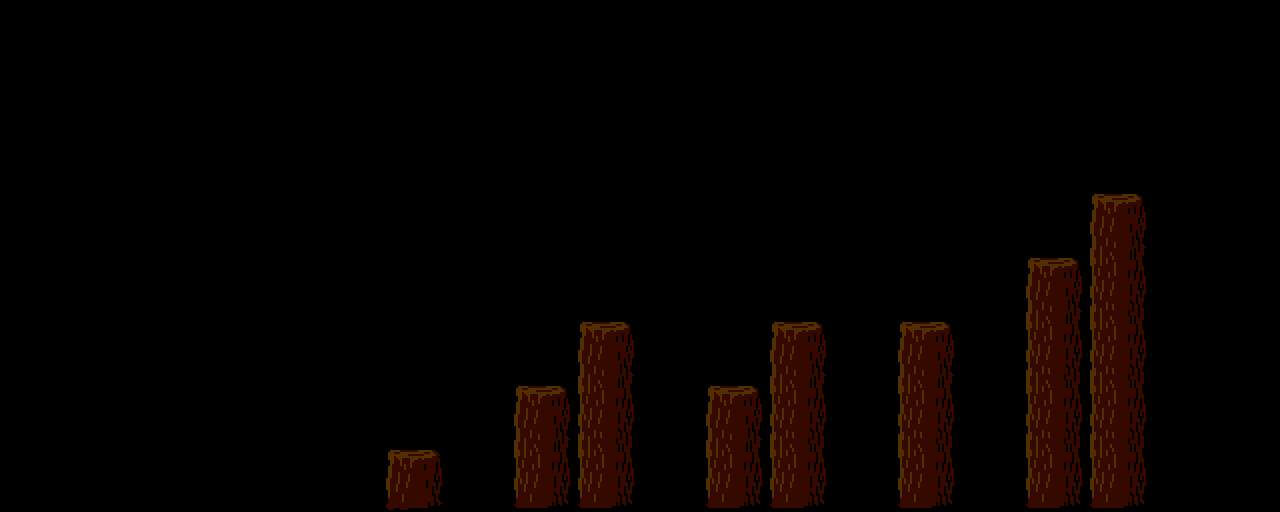

Tiled map render using the project's own tile images. Description and the map definition, with tile-layer contents summarised, below:
An orthogonal 20x8 tile map with 64x64 px tiles, 1 tile layer (World).

<map version="1.5" tiledversion="1.7.2" orientation="orthogonal" renderorder="right-down" width="20" height="8" tilewidth="64" tileheight="64" infinite="0" nextlayerid="3" nextobjectid="18">
 <editorsettings>
  <export target="map.json" format="json" />
 </editorsettings>
 <tileset firstgid="1" name="tileset" tilewidth="64" tileheight="64" tilecount="8" columns="8">
  <image source="tileset-64x.png" width="512" height="64" />
  <tile id="0">
   <properties>
    <property name="collides" type="bool" value="true" />
   </properties>
  </tile>
  <tile id="1">
   <properties>
    <property name="collides" type="bool" value="true" />
   </properties>
  </tile>
  <tile id="2">
   <properties>
    <property name="collides" type="bool" value="true" />
   </properties>
  </tile>
  <tile id="3">
   <properties>
    <property name="collides" type="bool" value="true" />
   </properties>
  </tile>
 </tileset>
 <layer id="1" name="World" width="20" height="8">
  <properties>
   <property name="collides" type="bool" value="true" />
  </properties>
  <data>[160 cells, 23 non-empty, 4 distinct tile ids]</data>
 </layer>
 <objectgroup id="2" name="Object Layer 1" />
</map>
